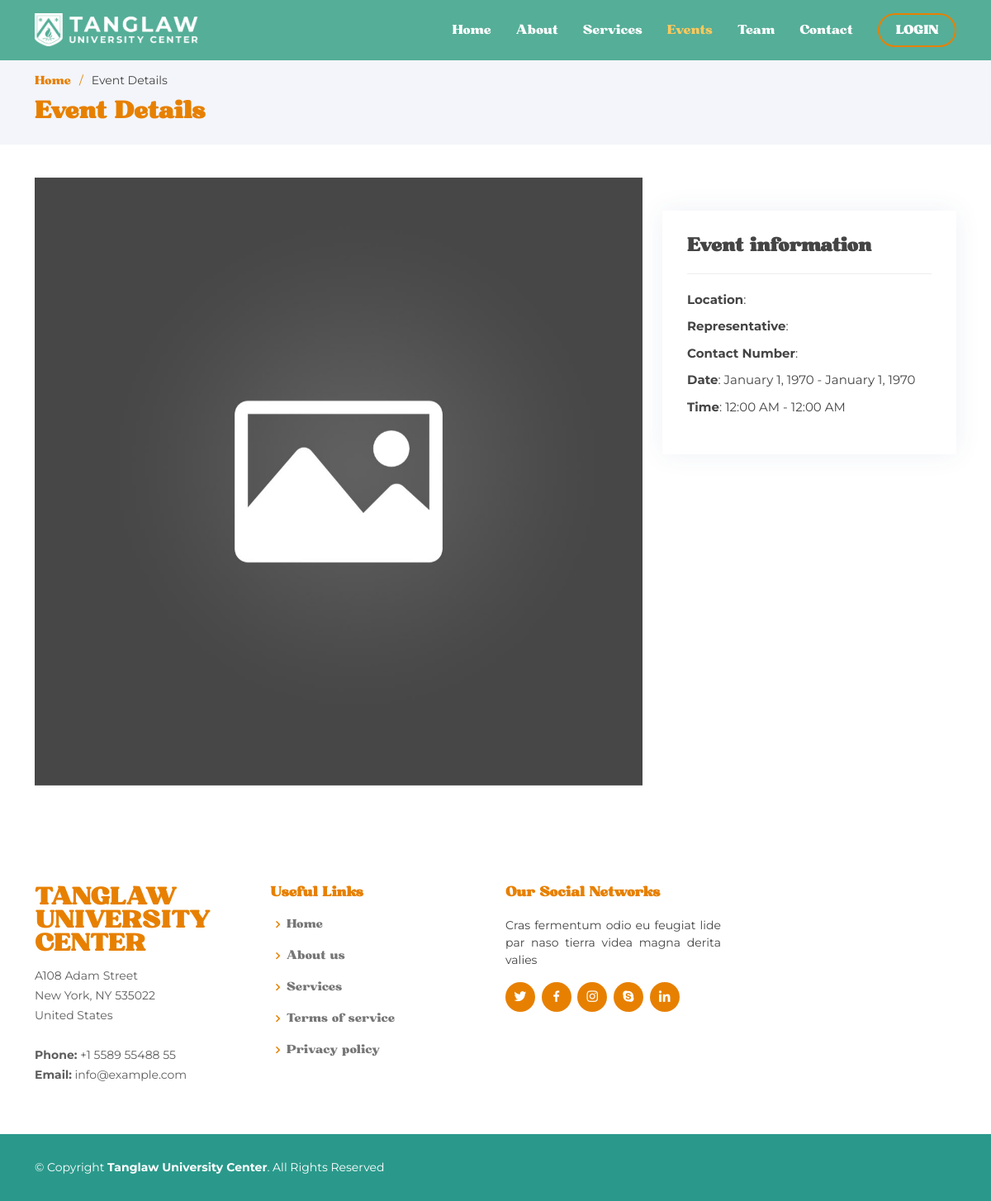
/content-details.php?id=9, run on an earlier commit of the app's database.
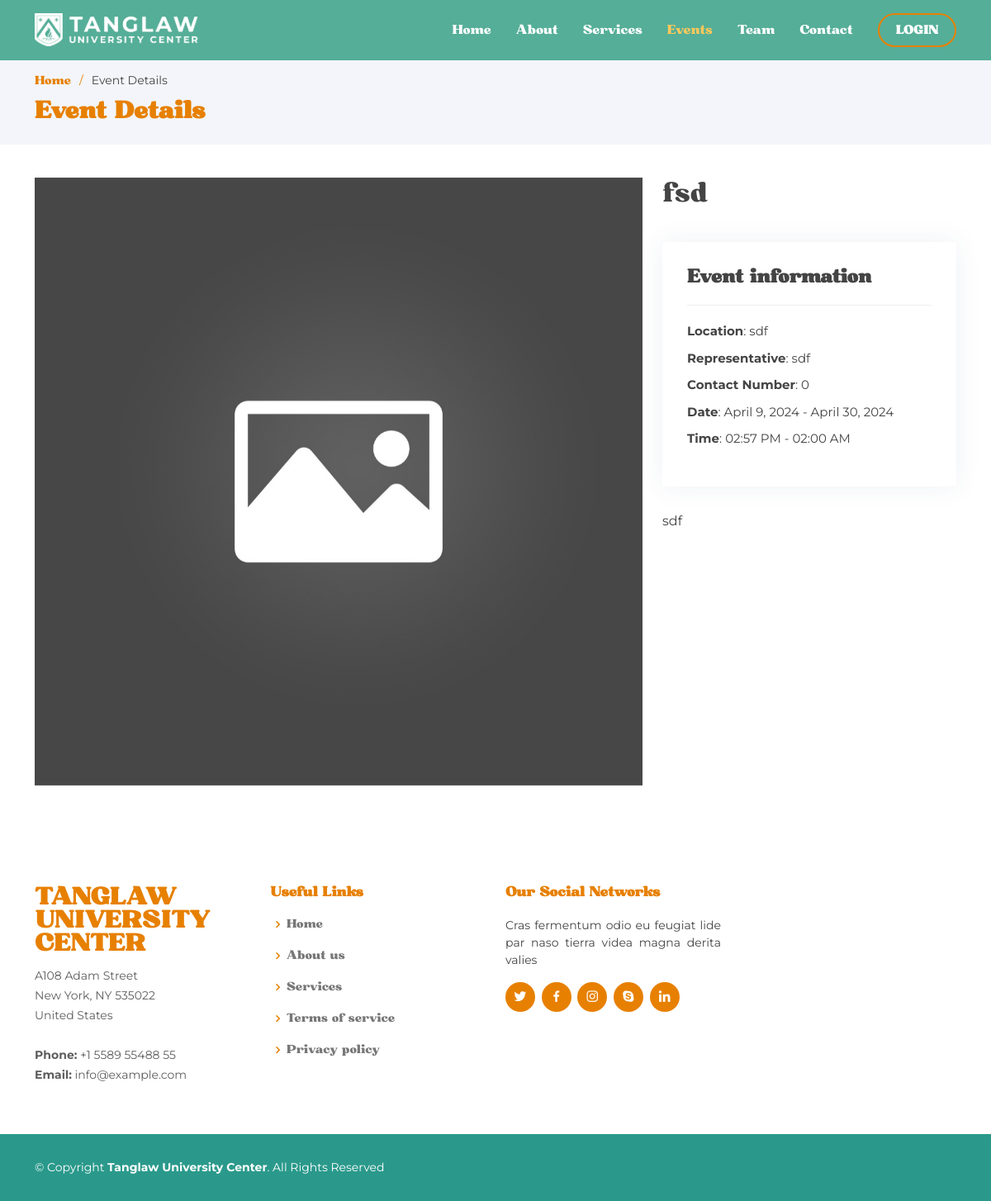
And on a later commit of the database.
### tables this page shows
CREATE TABLE `events` (
  `event_image` blob NOT NULL,
  `event_name` varchar(255) NOT NULL,
  `event_location` varchar(255) NOT NULL,
  `event_contact_person` varchar(255) NOT NULL,
  `event_contact` int(11) NOT NULL,
  `event_date_start` date NOT NULL,
  `event_date_end` date NOT NULL,
  `event_time_start` time(6) NOT NULL,
  `event_time_end` time(6) NOT NULL,
  `event_content` varchar(255) NOT NULL,
  `event_id` int(6) NOT NULL
);

### content-details.php (the view, shortened to what the changed rows need)
<!DOCTYPE html>
<html lang="en">
<head>
  <link href="assets/vendor/aos/aos.css" rel="stylesheet">
  <link href="assets/vendor/bootstrap/css/bootstrap.min.css" rel="stylesheet">
  <link href="assets/vendor/bootstrap-icons/bootstrap-icons.css" rel="stylesheet">
  <link href="assets/vendor/boxicons/css/boxicons.min.css" rel="stylesheet">
  <link href="assets/vendor/glightbox/css/glightbox.min.css" rel="stylesheet">
  <link href="assets/vendor/remixicon/remixicon.css" rel="stylesheet">
  <link href="assets/vendor/swiper/swiper-bundle.min.css" rel="stylesheet">
  <link href="assets/css/style.css" rel="stylesheet">
  <link href="assets/css/font.css" rel="stylesheet">
</head>
<body>
  <?php
    include 'db-connector.php';
    if(isset($_GET['id']))
    {
      $id = $_GET['id'];
      $getContent = "SELECT  * FROM events WHERE event_id = :eventID";
      $stmt = $pdo_obj->prepare($getContent);
        $stmt->bindParam(':eventID', $id);
        $stmt->execute();
        $event = $stmt->fetch(PDO::FETCH_ASSOC);
    }
  ?>
  <main id="main">
    <section id="breadcrumbs" class="breadcrumbs">
      <div class="container">
        <h2 class="header-text-2">Event Details</h2>
      </div>
    </section>
    <section id="portfolio-details" class="portfolio-details">
      <div class="container">
        <div class="row gy-4">
          <div class="col-lg-4">
          <h2 class="header-text-2"><?php echo $event['event_name']; ?></h2>
            <div class="portfolio-info" style="margin-top: 40px">
              <h3 class="header-text-2">Event information</h3>
              <ul class="body-text">
              <li><strong>Location</strong>:  <?php echo $event['event_location']; ?></li>
              <li><strong>Representative</strong>:  <?php echo $event['event_contact_person']; ?></li>
              <li><strong>Contact Number</strong>:  <?php echo $event['event_contact']; ?></li>
              <li><strong>Date</strong>: <?php echo date("F j, Y", strtotime($event['event_date_start'])); ?> - <?php echo date("F j, Y", strtotime($event['event_date_end'])); ?></li>
              <li><strong>Time</strong>: <?php echo date("h:i A", strtotime($event['event_time_start'])); ?> - <?php echo date("h:i A", strtotime($event['event_time_end'])); ?></li>
              </ul>
            </div>
            <div class="portfolio-description">
              <p class="body-text">
              <?php echo $event['event_content']; ?>
              </p>
            </div>
          </div>
        </div>
      </div>
    </section>
  </main>
</body>
</html>

What changed in the data, as far as the page shows it:
added events: event_name "fsd", event_location "sdf", event_contact_person "sdf", event_contact "0", event_date_start "April 9, 2024", event_date_end "April 30, 2024", event_time_start "02:57 PM", event_time_end "02:00 AM", event_content "sdf"
Also different on the page:
date("F j, Y", strtotime($event['event_date_start'])): "January 1, 1970" → (not shown)
date("F j, Y", strtotime($event['event_date_end'])): "January 1, 1970" → (not shown)
date("h:i A", strtotime($event['event_time_start'])): "12:00 AM" → (not shown)
date("h:i A", strtotime($event['event_time_end'])): "12:00 AM" → (not shown)
